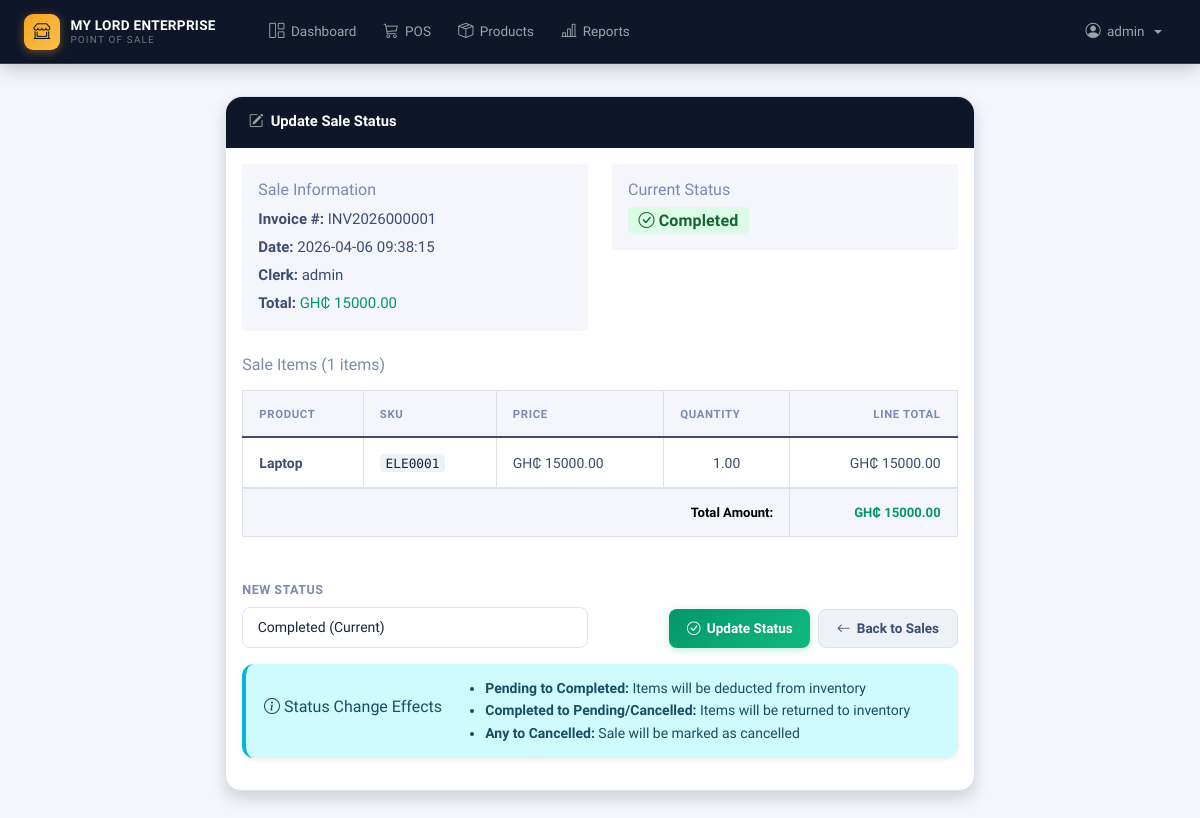
The app's page /pos/sales/1/status (signed in) with its own data.
### app/models.py (models this page shows, shortened)
class User(UserMixin, db.Model):
    id = db.Column(db.Integer, primary_key=True)
    username = db.Column(db.String(80), unique=True, nullable=False)
    password_hash = db.Column(db.String(500))
    role = db.Column(db.String(20), nullable=False, default='cashier')  # admin, manager, cashier
    created_at = db.Column(db.DateTime, default=datetime.utcnow)
    is_active = db.Column(db.Boolean, default=True, nullable=False)
    is_temporary_password = db.Column(db.Boolean, default=False, nullable=False)
    password_reset_token = db.Column(db.String(100), nullable=True)
    password_reset_expires = db.Column(db.DateTime, nullable=True)
    must_change_password = db.Column(db.Boolean, default=False, nullable=False)
    last_password_change = db.Column(db.DateTime, nullable=True)
    sales = db.relationship('Sale', backref='clerk', lazy=True)
    expenses = db.relationship('Expense', backref='user', lazy=True)
    def needs_password_change(self):
        return self.must_change_password or self.is_temporary_password
    def is_admin(self):
        return self.role == 'admin'
    def is_manager(self):
        return self.role in ['admin', 'manager']

class Sale(db.Model):
    id = db.Column(db.Integer, primary_key=True)
    invoice_number = db.Column(db.String(20), unique=True, nullable=False)
    clerk_id = db.Column(db.Integer, db.ForeignKey('user.id'), nullable=False)
    total_amount = db.Column(db.Numeric(10, 2), nullable=False)
    total_profit = db.Column(db.Numeric(10, 2), nullable=False, default=0.00)
    payment_method = db.Column(db.String(20), nullable=False, default='cash')
    amount_paid = db.Column(db.Numeric(10, 2), nullable=False, default=0.00)
    change_given = db.Column(db.Numeric(10, 2), nullable=False, default=0.00)
    status = db.Column(db.String(20), nullable=False, server_default='completed')
    created_at = db.Column(db.DateTime, default=datetime.utcnow)
    updated_at = db.Column(db.DateTime, default=datetime.utcnow, onupdate=datetime.utcnow)
    sale_items = db.relationship('SaleItem', backref='sale', lazy=True, cascade='all, delete-orphan')

class SaleItem(db.Model):
    id = db.Column(db.Integer, primary_key=True)
    sale_id = db.Column(db.Integer, db.ForeignKey('sale.id'), nullable=False)
    product_id = db.Column(db.Integer, db.ForeignKey('product.id'), nullable=False)
    quantity = db.Column(db.Numeric(10, 2), nullable=False)  # Allows for 0.5, 0.25, etc.
    unit_type = db.Column(db.String(10), nullable=False, default='full')  # full, half, quarter, unit
    price_at_sale = db.Column(db.Numeric(10, 2), nullable=False)
    cost_at_sale = db.Column(db.Numeric(10, 2), nullable=False, default=0.00)

class Product(db.Model):
    id = db.Column(db.Integer, primary_key=True)
    sku = db.Column(db.String(20), unique=True, nullable=False, index=True)
    name = db.Column(db.String(100), nullable=False)
    category = db.Column(db.String(50), nullable=False, index=True)
    description = db.Column(db.Text)
    purchase_price = db.Column(db.Numeric(10, 2), nullable=False)
    full_price = db.Column(db.Numeric(10, 2), nullable=False)
    half_price = db.Column(db.Numeric(10, 2), nullable=True)
    price = db.Column(db.Numeric(10, 2), nullable=False)  # For backward compatibility
    units_per_pack = db.Column(db.Integer, default=1, nullable=False)  # How many units in a full pack
    unit_price = db.Column(db.Numeric(10, 2), nullable=True)  # Price per single unit (retail)
    quantity = db.Column(db.Numeric(10, 2), nullable=False, default=0)
    image_filename = db.Column(db.String(255), nullable=True)
    image_path = db.Column(db.String(500), nullable=True)
    created_at = db.Column(db.DateTime, nullable=False, default=datetime.utcnow)
    updated_at = db.Column(db.DateTime, default=datetime.utcnow, onupdate=datetime.utcnow)
    sale_items = db.relationship('SaleItem', backref='product', lazy=True)
    CATEGORIES = [
        ('electronics', 'Electronics'),
        ('clothing', 'Clothing'),
        ('food', 'Food & Beverages'),
        ('beauty', 'Beauty & Personal Care'),
        ('books', 'Books & Stationery'),
        ('home', 'Home & Garden'),
        ('sports', 'Sports & Recreation'),
        ('automotive', 'Automotive'),
        ('toys', 'Toys & Games'),
        ('health', 'Health & Wellness'),
        ('jewelry', 'Jewelry & Accessories'),
        ('music', 'Music & Instruments'),
        ('pets', 'Pet Supplies'),
        ('office', 'Office Supplies'),
        ('tools', 'Tools & Hardware'),
        ('other', 'Other')
    ]
    ALLOWED_IMAGE_EXTENSIONS = {'png', 'jpg', 'jpeg', 'gif', 'webp'}
    MAX_IMAGE_SIZE = 10 * 1024 * 1024  # 10MB

### app/pos.py (the view, shortened to what this page needs)
@bp.route('/sales/<int:sale_id>/status', methods=['GET', 'POST'])
@login_required
@manager_required
def update_sale_status(sale_id):
    sale = Sale.query.get_or_404(sale_id)
    form = SaleStatusForm(obj=sale)
    return render_template('pos/update_status.html', form=form, sale=sale)

### app/forms.py
class SaleStatusForm(FlaskForm):
    status = SelectField('Status', choices=[
        ('pending', 'Pending'),
        ('completed', 'Completed'),
        ('cancelled', 'Cancelled')
    ], validators=[DataRequired()])
    submit = SubmitField('Update Status')

### app/templates/pos/update_status.html (shortened to what this page needs)
{% extends "base.html" %}
{% block content %}
<div class="row justify-content-center">
    <div class="col-md-8">
        <div class="card shadow">
            <div class="card-header bg-primary text-white">
                <h4 class="card-title mb-0">
                    <i class="bi bi-pencil-square"></i> Update Sale Status
                </h4>
            </div>
            <div class="card-body">
                <div class="row mb-4">
                    <div class="col-md-6">
                        <div class="bg-light p-3 rounded">
                            <h6 class="text-muted mb-2">Sale Information</h6>
                            <p class="mb-1"><strong>Invoice #:</strong> {{ sale.invoice_number }}</p>
                            <p class="mb-1"><strong>Date:</strong> {{ sale.created_at.strftime('%Y-%m-%d %H:%M:%S') }}</p>
                            <p class="mb-1"><strong>Clerk:</strong> {{ sale.clerk.username }}</p>
                            <p class="mb-0"><strong>Total:</strong> <span class="text-success">GH₵ {{ "%.2f"|format(sale.total_amount) }}</span></p>
                        </div>
                    </div>
                    <div class="col-md-6">
                        <div class="bg-light p-3 rounded">
                            <h6 class="text-muted mb-2">Current Status</h6>
                            <p class="mb-0">
                                {% if sale.status == 'completed' %}
                                    <span class="badge bg-success fs-6">
                                        <i class="bi bi-check-circle"></i> Completed
                                    </span>
                                {% elif sale.status == 'pending' %}
                                    <span class="badge bg-warning text-dark fs-6">
                                        <i class="bi bi-clock"></i> Pending
                                    </span>
                                {% elif sale.status == 'cancelled' %}
                                    <span class="badge bg-danger fs-6">
                                        <i class="bi bi-x-circle"></i> Cancelled
                                    </span>
                                {% endif %}
                            </p>
                        </div>
                    </div>
                </div>
                <div class="mb-4">
                    <h6 class="text-muted mb-3">Sale Items ({{ sale.sale_items|length }} items)</h6>
                    <div class="table-responsive">
                        <table class="table table-sm table-bordered">
                            <thead class="table-light">
                                <tr>
                                    <th>Product</th>
                                    <th>SKU</th>
                                    <th>Price</th>
                                    <th>Quantity</th>
                                    <th class="text-end">Line Total</th>
                                </tr>
                            </thead>
                            <tbody>
                                {% for item in sale.sale_items %}
                                <tr>
                                    <td>
                                        <strong>{{ item.product.name }}</strong>
                                    </td>
                                    <td><code>{{ item.product.sku }}</code></td>
                                    <td>GH₵ {{ "%.2f"|format(item.price_at_sale) }}</td>
                                    <td class="text-center">{{ item.quantity }}</td>
                                    <td class="text-end">GH₵ {{ "%.2f"|format(item.price_at_sale * item.quantity) }}</td>
                                </tr>
                                {% endfor %}
                            </tbody>
                            <tfoot class="table-light">
                                <tr>
                                    <th colspan="4" class="text-end">Total Amount:</th>
                                    <th class="text-end text-success">GH₵ {{ "%.2f"|format(sale.total_amount) }}</th>
                                </tr>
                            </tfoot>
                        </table>
                    </div>
                </div>
                <form method="POST" class="mb-3">
                    <div class="row align-items-end">
                        <div class="col-md-6">
                            <label class="form-label" for="{{ form.status.id }}">
                                <strong>New Status</strong>
                            </label>
                            {{ form.status(class="form-select") }}
                        </div>
                        <div class="col-md-6">
                            <div class="d-grid gap-2 d-md-flex justify-content-md-end">
                                <button type="submit" class="btn btn-success">
                                    <i class="bi bi-check-circle"></i> Update Status
                                </button>
                                <a href="{{ url_for('pos.list_sales') }}" class="btn btn-secondary">
                                    <i class="bi bi-arrow-left"></i> Back to Sales
                                </a>
                            </div>
                        </div>
                    </div>
                </form>
                <div class="alert alert-info" role="alert">
                    <h6 class="alert-heading">
                        <i class="bi bi-info-circle"></i> Status Change Effects
                    </h6>
                    <ul class="mb-0">
                        <li><strong>Pending to Completed:</strong> Items will be deducted from inventory</li>
                        <li><strong>Completed to Pending/Cancelled:</strong> Items will be returned to inventory</li>
                        <li><strong>Any to Cancelled:</strong> Sale will be marked as cancelled</li>
                    </ul>
                </div>
                {% set insufficient_stock = [] %}
                {% for item in sale.sale_items %}
                    {% if item.product.quantity < item.quantity and sale.status != 'completed' %}
                        {% set _ = insufficient_stock.append(item) %}
                    {% endif %}
                {% endfor %}
            </div>
        </div>
    </div>
</div>
{% endblock %}

### app/templates/base.html (shortened to what this page needs)
<!DOCTYPE html>
<html lang="en">
<head>
    <link href="{{ url_for('static', filename='css/bootstrap.min.css') }}" rel="stylesheet">
    <link rel="stylesheet" href="{{ url_for('static', filename='css/bootstrap-icons.css') }}">
    <link rel="stylesheet" href="{{ url_for('static', filename='css/animations.css') }}">
</head>
<body>
    <nav class="navbar navbar-expand-lg navbar-dark">
        <div class="container">
            <a class="navbar-brand" href="{{ url_for('main.index') }}">
                <div class="brand-icon"><i class="bi bi-shop-window"></i></div>
                <div class="brand-text">
                    <span class="brand-main">MY LORD ENTERPRISE</span>
                    <span class="brand-sub">Point of Sale</span>
                </div>
            </a>
            {% if current_user.is_authenticated %}
            <div class="collapse navbar-collapse" id="navbarNav">
                <ul class="navbar-nav ms-4 me-auto">
                    <li class="nav-item">
                        <a class="nav-link" href="{{ url_for('main.index') }}">
                            <i class="bi bi-grid-1x2"></i> Dashboard
                        </a>
                    </li>
                    <li class="nav-item">
                        <a class="nav-link" href="{{ url_for('pos.pos_page') }}">
                            <i class="bi bi-cart3"></i> POS
                        </a>
                    </li>
                    {% if current_user.is_manager() %}
                    <li class="nav-item">
                        <a class="nav-link" href="{{ url_for('products.list_products') }}">
                            <i class="bi bi-box-seam"></i> Products
                        </a>
                    </li>
                    <li class="nav-item">
                        <a class="nav-link" href="{{ url_for('reports.sales_reports') }}">
                            <i class="bi bi-bar-chart-line"></i> Reports
                        </a>
                    </li>
                    {% endif %}
                </ul>
                <ul class="navbar-nav">
                    <li class="nav-item dropdown">
                        <a class="nav-link dropdown-toggle" href="#" role="button" data-bs-toggle="dropdown">
                            <i class="bi bi-person-circle"></i>
                            {{ current_user.username }}
                        </a>
                    </li>
                </ul>
            </div>
            {% endif %}
        </div>
    </nav>
    <div class="container-fluid">
        {% block content %}{% endblock %}
    </div>
</body>
</html>

### app/static/css/animations.css (style rules this page uses)
.card { animation: fadeInUp 0.6s ease-out backwards; }
.card h3, .card h4 { animation: countUp 0.8s ease-out backwards; animation-delay: 0.5s; }
.table tbody tr { animation: fadeIn 0.5s ease-out backwards; }
.table tbody tr:nth-child(1) { animation-delay: 0.1s; }
.form-group, .mb-3 { animation: fadeIn 0.5s ease-out backwards; }
.form-group:nth-child(1), .mb-3:nth-child(1) { animation-delay: 0.1s; }
.form-group:nth-child(3), .mb-3:nth-child(3) { animation-delay: 0.2s; }
.navbar-brand { animation: slideInLeft 0.6s ease-out; }
.navbar-nav .nav-item { animation: slideDown 0.5s ease-out backwards; }
.navbar-nav .nav-item:nth-child(1) { animation-delay: 0.1s; }
.navbar-nav .nav-item:nth-child(2) { animation-delay: 0.15s; }
.navbar-nav .nav-item:nth-child(3) { animation-delay: 0.2s; }
.navbar-nav .nav-item:nth-child(4) { animation-delay: 0.25s; }
.alert { animation: slideInRight 0.5s ease-out; }
.card { transition: transform 0.3s ease, box-shadow 0.3s ease; }
.btn { transition: all 0.3s ease; }
.table tbody tr { transition: background-color 0.2s ease, transform 0.2s ease; }
a { transition: color 0.2s ease; }
.badge { transition: transform 0.2s ease; }

### records on screen
User: username "admin", clerk.username "admin"
Sale: invoice_number "INV2026000001", created_at "2026-04-06 09:38:15", total_amount "15000.00", status "Completed (Current)"
SaleItem: product.name "Laptop", product.sku "ELE0001", price_at_sale "15000.00", quantity "1.00", item.price_at_sale*item.quantity "15000.00"

### other values on screen
{{ sale.sale_items|length }} "1"
